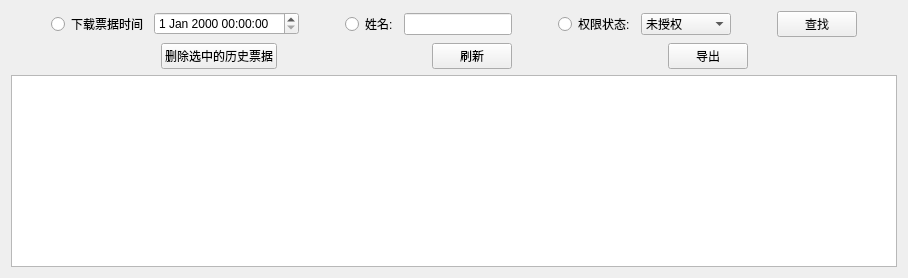
             <widget class="QWidget" name="tab_2">
              <attribute name="title">
               <string>授权票据下载历史</string>
              </attribute>
              <layout class="QVBoxLayout" name="verticalLayout_4">
               <item>
                <layout class="QHBoxLayout" name="horizontalLayout_13">
                 <item>
                  <spacer name="horizontalSpacer_61">
                   <property name="orientation">
                    <enum>Qt::Horizontal</enum>
                   </property>
                   <property name="sizeHint" stdset="0">
                    <size>
                     <width>40</width>
                     <height>20</height>
                    </size>
                   </property>
                  </spacer>
                 </item>
                 <item>
                  <widget class="QRadioButton" name="radioButton_2">
                   <property name="text">
                    <string>下载票据时间</string>
                   </property>
                  </widget>
                 </item>
                 <item>
                  <widget class="QDateTimeEdit" name="dateTimeEdit_3"/>
                 </item>
                 <item>
                  <spacer name="horizontalSpacer_57">
                   <property name="orientation">
                    <enum>Qt::Horizontal</enum>
                   </property>
                   <property name="sizeHint" stdset="0">
                    <size>
                     <width>40</width>
                     <height>20</height>
                    </size>
                   </property>
                  </spacer>
                 </item>
                 <item>
                  <widget class="QRadioButton" name="radioButton">
                   <property name="text">
                    <string>姓名:</string>
                   </property>
                  </widget>
                 </item>
                 <item>
                  <widget class="QLineEdit" name="lineEdit_8"/>
                 </item>
                 <item>
                  <spacer name="horizontalSpacer_58">
                   <property name="orientation">
                    <enum>Qt::Horizontal</enum>
                   </property>
                   <property name="sizeHint" stdset="0">
                    <size>
                     <width>40</width>
                     <height>20</height>
                    </size>
                   </property>
                  </spacer>
                 </item>
                 <item>
                  <widget class="QRadioButton" name="radioButton_5">
                   <property name="text">
                    <string>权限状态:</string>
                   </property>
                  </widget>
                 </item>
                 <item>
                  <widget class="QComboBox" name="comboBox_4">
                   <item>
                    <property name="text">
                     <string>未授权</string>
                    </property>
                   </item>
                   <item>
                    <property name="text">
                     <string>期间授权</string>
                    </property>
                   </item>
                   <item>
                    <property name="text">
                     <string>永久授权</string>
                    </property>
                   </item>
                   <item>
                    <property name="text">
                     <string>权限过期</string>
                    </property>
                   </item>
                   <item>
                    <property name="text">
                     <string>权限未到</string>
                    </property>
                   </item>
                   <item>
                    <property name="text">
                     <string>列入黑名单</string>
                    </property>
                   </item>
                  </widget>
                 </item>
                 <item>
                  <spacer name="horizontalSpacer_59">
                   <property name="orientation">
                    <enum>Qt::Horizontal</enum>
                   </property>
                   <property name="sizeHint" stdset="0">
                    <size>
                     <width>40</width>
                     <height>20</height>
                    </size>
                   </property>
                  </spacer>
                 </item>
                 <item>
                  <widget class="QPushButton" name="pushButton_3">
                   <property name="minimumSize">
                    <size>
                     <width>75</width>
                     <height>0</height>
                    </size>
                   </property>
                   <property name="text">
                    <string>查找</string>
                   </property>
                   <property name="icon">
                    <iconset>
                     <normaloff>:/image/search.ico</normaloff>:/image/search.ico</iconset>
                   </property>
                  </widget>
                 </item>
                 <item>
                  <spacer name="horizontalSpacer_60">
                   <property name="orientation">
                    <enum>Qt::Horizontal</enum>
                   </property>
                   <property name="sizeHint" stdset="0">
                    <size>
                     <width>40</width>
                     <height>20</height>
                    </size>
                   </property>
                  </spacer>
                 </item>
                </layout>
               </item>
               <item>
                <layout class="QHBoxLayout" name="horizontalLayout_47">
                 <item>
                  <spacer name="horizontalSpacer_62">
                   <property name="orientation">
                    <enum>Qt::Horizontal</enum>
                   </property>
                   <property name="sizeType">
                    <enum>QSizePolicy::Expanding</enum>
                   </property>
                   <property name="sizeHint" stdset="0">
                    <size>
                     <width>40</width>
                     <height>20</height>
                    </size>
                   </property>
                  </spacer>
                 </item>
                 <item>
                  <widget class="QPushButton" name="pushButton_5">
                   <property name="minimumSize">
                    <size>
                     <width>75</width>
                     <height>0</height>
                    </size>
                   </property>
                   <property name="text">
                    <string>删除选中的历史票据</string>
                   </property>
                   <property name="icon">
                    <iconset>
                     <normaloff>:/image/gtk-delete.png</normaloff>:/image/gtk-delete.png</iconset>
                   </property>
                  </widget>
                 </item>
                 <item>
                  <spacer name="horizontalSpacer_64">
                   <property name="orientation">
                    <enum>Qt::Horizontal</enum>
                   </property>
                   <property name="sizeHint" stdset="0">
                    <size>
                     <width>40</width>
                     <height>20</height>
                    </size>
                   </property>
                  </spacer>
                 </item>
                 <item>
                  <widget class="QPushButton" name="pushButton_19">
                   <property name="minimumSize">
                    <size>
                     <width>75</width>
                     <height>0</height>
                    </size>
                   </property>
                   <property name="text">
                    <string>刷新</string>
                   </property>
                   <property name="icon">
                    <iconset>
                     <normaloff>:/image/gtk-refresh.png</normaloff>:/image/gtk-refresh.png</iconset>
                   </property>
                  </widget>
                 </item>
                 <item>
                  <spacer name="horizontalSpacer_65">
                   <property name="orientation">
                    <enum>Qt::Horizontal</enum>
                   </property>
                   <property name="sizeHint" stdset="0">
                    <size>
                     <width>40</width>
                     <height>20</height>
                    </size>
                   </property>
                  </spacer>
                 </item>
                 <item>
                  <widget class="QPushButton" name="pushButton_67">
                   <property name="minimumSize">
                    <size>
                     <width>75</width>
                     <height>0</height>
                    </size>
                   </property>
                   <property name="text">
                    <string>导出</string>
                   </property>
                   <property name="icon">
                    <iconset>
                     <normaloff>:/image/gtk-save-as.png</normaloff>:/image/gtk-save-as.png</iconset>
                   </property>
                  </widget>
                 </item>
                 <item>
                  <spacer name="horizontalSpacer_66">
                   <property name="orientation">
                    <enum>Qt::Horizontal</enum>
                   </property>
                   <property name="sizeHint" stdset="0">
                    <size>
                     <width>40</width>
                     <height>20</height>
                    </size>
                   </property>
                  </spacer>
                 </item>
                </layout>
               </item>
               <item>
                <widget class="QTableView" name="tableView_4">
                 <property name="selectionMode">
                  <enum>QAbstractItemView::MultiSelection</enum>
                 </property>
                 <property name="selectionBehavior">
                  <enum>QAbstractItemView::SelectRows</enum>
                 </property>
                </widget>
               </item>
              </layout>
             </widget>
